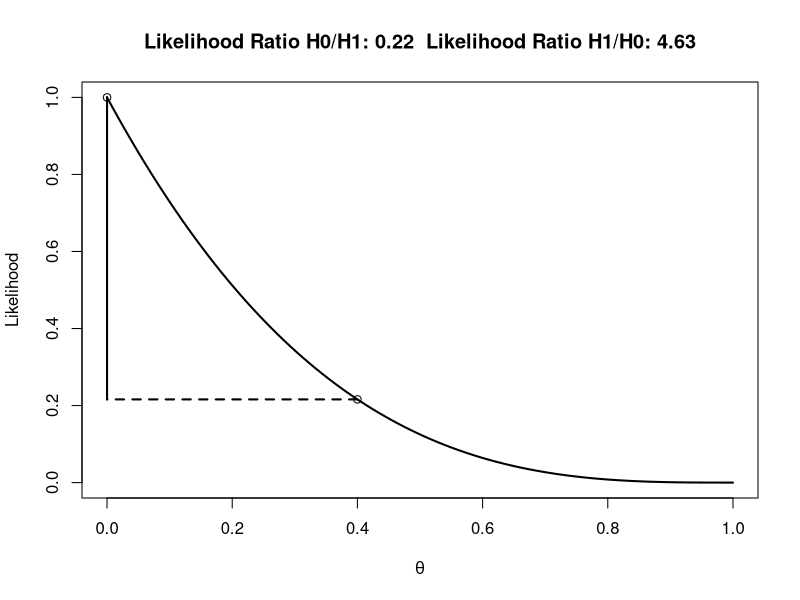

Here is the R script that generated this plot:

# Calculate the likelihood ratio ----

# Set total trials
total_trials<- 3 

# Set successes
successes<- 0


# Specify one hypothesis you want to compare with the likihood ratio
theta_H0 <- .4 


# Specify another hypothesis you want to compare with the likihood ratio (you can use 1/20, or 0.05).
# Or you can use the maximum likelihood estimate (considering absence of priors)
maximum_likelihood_estimate = successes/total_trials 
theta_H1 <- maximum_likelihood_estimate 

binomial_H0 <- dbinom(successes, total_trials, theta_H0)

binomial_H1 <- dbinom(successes, total_trials, theta_H1)

# Returns the likelihood ratio of H0 over H1
binomial_H0/binomial_H1

# Returns the likelihood ratio of H1 over H0
binomial_H1/binomial_H0

# Create 100 theta variables, from 0 to 1
# Theta is the probability of obtating a success
theta<- seq(0,1,len=100) 
likelihood <- dbinom(successes,total_trials,theta)
#png(file="LikRatio.png",width=4000,height=3000, , units = "px", res = 900)
plot(theta,likelihood,type='l',xlab=expression(theta), ylab='Likelihood', lwd=2)

points(theta_H0, binomial_H0)
points(theta_H1, binomial_H1)

segments(theta_H0, binomial_H0,successes/total_trials, binomial_H0, lty=2, lwd=2)
segments(theta_H1, binomial_H1,successes/total_trials, binomial_H1, lty=2, lwd=2)
segments(successes/total_trials, binomial_H0,successes/total_trials, binomial_H1, lwd=2)
title(paste('Likelihood Ratio H0/H1:',round(binomial_H0/binomial_H1,digits=2)," Likelihood Ratio H1/H0:",round(binomial_H1/binomial_H0,digits=2)))
#dev.off()

#© Daniel Lakens, 2016. 
# Modified and re-released in CC-BY-NC-SA by Tiago Lubiana, 2016
# This work is licensed under a Creative Commons Attribution-NonCommercial-ShareAlike 4.0 International License. https://creativecommons.org/licenses/by-nc-sa/4.0/

